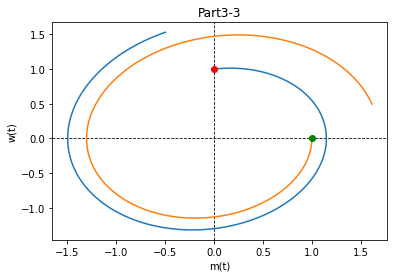

This figure's Python source:
from timeit import repeat
import numpy as np
from pandas import Interval
from scipy.integrate import odeint
import matplotlib.pyplot as plt
from matplotlib.animation import FuncAnimation, PillowWriter 
def model(z, t):

    m = z[0]
    w = z[1]

    a = 0
    b = 6
    c = -6
    d = 1
    dmdt = a*m + b*w
    dwdt = c*m + d*w
    return [dmdt, dwdt]

# initial condition
z01 = [0,1]
z02 = [1,0]
# number of time points
n = 1000
# time point
t = np.linspace(0,1,n)
# store solution
m1 = np.empty_like(t)
w1 = np.empty_like(t)
m2 = np.empty_like(t)
w2 = np.empty_like(t)
# record initial conditions
m1[0] = z01[0]
w1[0] = z01[1]
m2[0] = z02[0]
w2[0] = z02[1]
# solve ODE
for i in range(1,n):
    tspan = [t[i-1], t[i]]

    z1 = odeint(model,z01, tspan)
    z2 = odeint(model, z02,tspan)
    m1[i] = z1[1][0]
    w1[i] = z1[1][1]
    m2[i] = z2[1][0]
    w2[i] = z2[1][1]
    # print(m[i], w[i])

    z01 = z1[1]
    z02 = z2[1]

# print(len(m))
# print(len(w))

fig, ax = plt.subplots()
ax.set_ylabel('w(t)')
ax.set_xlabel('m(t)')
ax.set_title('Part3-3')
ax.axhline(color='k', lw=0.8, ls='--')
ax.axvline(color='k', lw=0.8, ls='--')
plt.plot(m1,w1)
plt.plot(m2,w2)

redDot1, = plt.plot([m1[0]], [w1[0]], 'ro')
redDot2, = plt.plot([m2[0]], [w2[0]], 'go')
def animate(i):
    # print(i)

    redDot1.set_data(m1[i], w1[i])
    redDot2.set_data(m2[i], w2[i])
    return redDot1,redDot2

myAnimation = FuncAnimation(fig, animate, frames=range(0,1000),\
            interval=.5,blit=True, repeat=True)
# myAnimation.save('par3-31.gif', writer='imagemagick', fps=200)
plt.show()
# myAnimation.save('part3-3.gif', writer='imagemagick', fps=1000)